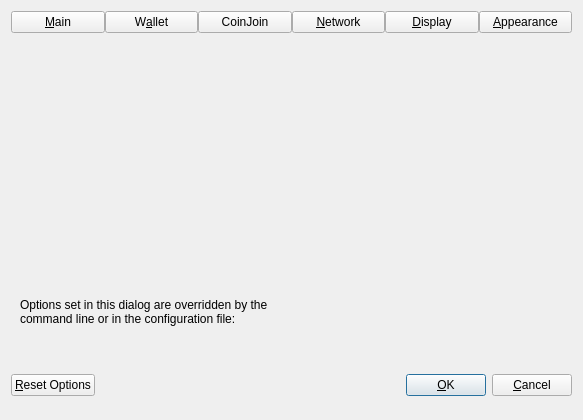
<?xml version="1.0" encoding="UTF-8"?>
<ui version="4.0">
 <class>OptionsDialog</class>
 <widget class="QDialog" name="OptionsDialog">
  <property name="geometry">
   <rect>
    <x>0</x>
    <y>0</y>
    <width>583</width>
    <height>420</height>
   </rect>
  </property>
  <property name="sizePolicy">
   <sizepolicy hsizetype="Fixed" vsizetype="Fixed">
    <horstretch>0</horstretch>
    <verstretch>0</verstretch>
   </sizepolicy>
  </property>
  <property name="windowTitle">
   <string>Options</string>
  </property>
  <property name="modal">
   <bool>true</bool>
  </property>
  <layout class="QVBoxLayout" name="verticalLayout">
   <item>
    <layout class="QHBoxLayout" name="horizontalLayout_Buttons_2">
     <property name="spacing">
      <number>0</number>
     </property>
     <property name="topMargin">
      <number>0</number>
     </property>
     <item>
      <widget class="QPushButton" name="btnMain">
       <property name="text">
        <string>&amp;Main</string>
       </property>
       <property name="checkable">
        <bool>true</bool>
       </property>
      </widget>
     </item>
     <item>
      <widget class="QPushButton" name="btnWallet">
       <property name="text">
        <string>W&amp;allet</string>
       </property>
       <property name="checkable">
        <bool>true</bool>
       </property>
      </widget>
     </item>
     <item>
      <widget class="QPushButton" name="btnCoinJoin">
       <property name="text">
        <string notr="true">CoinJoin</string>
       </property>
       <property name="checkable">
        <bool>true</bool>
       </property>
      </widget>
     </item>
     <item>
      <widget class="QPushButton" name="btnNetwork">
       <property name="text">
        <string>&amp;Network</string>
       </property>
       <property name="checkable">
        <bool>true</bool>
       </property>
      </widget>
     </item>
     <item>
      <widget class="QPushButton" name="btnDisplay">
       <property name="text">
        <string>&amp;Display</string>
       </property>
       <property name="checkable">
        <bool>true</bool>
       </property>
      </widget>
     </item>
     <item>
      <widget class="QPushButton" name="btnAppearance">
       <property name="text">
        <string>&amp;Appearance</string>
       </property>
       <property name="checkable">
        <bool>true</bool>
       </property>
      </widget>
     </item>
    </layout>
   </item>
   <item>
    <widget class="QStackedWidget" name="stackedWidgetOptions">
     <property name="minimumSize">
      <size>
       <width>0</width>
       <height>0</height>
      </size>
     </property>
     <property name="currentIndex">
      <number>5</number>
     </property>
     <widget class="QWidget" name="pageMain">
      <layout class="QVBoxLayout" name="verticalLayout_Main">
       <item>
        <widget class="QCheckBox" name="bitcoinAtStartup">
         <property name="toolTip">
          <string>Automatically start %1 after logging in to the system.</string>
         </property>
         <property name="text">
          <string>&amp;Start %1 on system login</string>
         </property>
        </widget>
       </item>
       <item>
        <spacer name="horizontalSpacer_0_Main">
         <property name="orientation">
          <enum>Qt::Horizontal</enum>
         </property>
         <property name="sizeHint" stdset="0">
          <size>
           <width>40</width>
           <height>5</height>
          </size>
         </property>
        </spacer>
       </item>
       <item>
        <widget class="QCheckBox" name="hideTrayIcon">
         <property name="toolTip">
          <string>Hide the icon from the system tray.</string>
         </property>
         <property name="text">
          <string>&amp;Hide tray icon</string>
         </property>
        </widget>
       </item>
       <item>
        <widget class="QCheckBox" name="minimizeToTray">
         <property name="toolTip">
          <string>Show only a tray icon after minimizing the window.</string>
         </property>
         <property name="text">
          <string>&amp;Minimize to the tray instead of the taskbar</string>
         </property>
        </widget>
       </item>
       <item>
        <widget class="QCheckBox" name="minimizeOnClose">
         <property name="toolTip">
          <string>Minimize instead of exit the application when the window is closed. When this option is enabled, the application will be closed only after selecting Exit in the menu.</string>
         </property>
         <property name="text">
          <string>M&amp;inimize on close</string>
         </property>
        </widget>
       </item>
       <item>
        <layout class="QHBoxLayout" name="horizontalLayout_Main_Prune">
         <item>
          <widget class="QCheckBox" name="prune">
           <property name="toolTip">
            <string>Enabling pruning significantly reduces the disk space required to store transactions. All blocks are still fully validated. Reverting this setting requires re-downloading the entire blockchain.</string>
           </property>
           <property name="text">
            <string>Prune &amp;block storage to</string>
           </property>
          </widget>
         </item>
         <item>
          <widget class="QSpinBox" name="pruneSize"/>
         </item>
         <item>
          <widget class="QLabel" name="pruneSizeUnitLabel">
           <property name="text">
            <string>GB</string>
           </property>
           <property name="textFormat">
            <enum>Qt::PlainText</enum>
           </property>
          </widget>
         </item>
         <item>
          <spacer name="horizontalSpacer_Main_Prune">
           <property name="orientation">
            <enum>Qt::Horizontal</enum>
           </property>
           <property name="sizeHint" stdset="0">
            <size>
             <width>40</width>
             <height>20</height>
            </size>
           </property>
          </spacer>
         </item>
        </layout>
       </item>
       <item>
        <widget class="QLabel" name="pruneWarning">
         <property name="text">
          <string>Reverting this setting requires re-downloading the entire blockchain.</string>
         </property>
         <property name="textFormat">
          <enum>Qt::PlainText</enum>
         </property>
        </widget>
       </item>
       <item>
        <layout class="QHBoxLayout" name="horizontalLayout_2_Main">
         <item>
          <widget class="QLabel" name="databaseCacheLabel">
           <property name="text">
            <string>Size of &amp;database cache</string>
           </property>
           <property name="textFormat">
            <enum>Qt::PlainText</enum>
           </property>
           <property name="buddy">
            <cstring>databaseCache</cstring>
           </property>
          </widget>
         </item>
         <item>
          <widget class="QSpinBox" name="databaseCache"/>
         </item>
         <item>
          <widget class="QLabel" name="databaseCacheUnitLabel">
           <property name="text">
            <string>MiB</string>
           </property>
           <property name="textFormat">
            <enum>Qt::PlainText</enum>
           </property>
          </widget>
         </item>
         <item>
          <spacer name="horizontalSpacer_2_Main">
           <property name="orientation">
            <enum>Qt::Horizontal</enum>
           </property>
           <property name="sizeHint" stdset="0">
            <size>
             <width>40</width>
             <height>20</height>
            </size>
           </property>
          </spacer>
         </item>
        </layout>
       </item>
       <item>
        <layout class="QHBoxLayout" name="horizontalLayout_Main_VerifyLabel">
         <item>
          <widget class="QLabel" name="threadsScriptVerifLabel">
           <property name="text">
            <string>Number of script &amp;verification threads</string>
           </property>
           <property name="textFormat">
            <enum>Qt::PlainText</enum>
           </property>
           <property name="buddy">
            <cstring>threadsScriptVerif</cstring>
           </property>
          </widget>
         </item>
         <item>
          <widget class="QSpinBox" name="threadsScriptVerif">
           <property name="toolTip">
            <string>(0 = auto, &lt;0 = leave that many cores free)</string>
           </property>
          </widget>
         </item>
         <item>
          <spacer name="horizontalSpacer_Main_Threads">
           <property name="orientation">
            <enum>Qt::Horizontal</enum>
           </property>
           <property name="sizeHint" stdset="0">
            <size>
             <width>40</width>
             <height>20</height>
            </size>
           </property>
          </spacer>
         </item>
        </layout>
       </item>
       <item>
        <spacer name="verticalSpacer_Main">
         <property name="orientation">
          <enum>Qt::Vertical</enum>
         </property>
         <property name="sizeHint" stdset="0">
          <size>
           <width>20</width>
           <height>40</height>
          </size>
         </property>
        </spacer>
       </item>
      </layout>
     </widget>
     <widget class="QWidget" name="pageWallet">
      <layout class="QVBoxLayout" name="verticalLayout_Wallet">
       <item>
        <layout class="QVBoxLayout" name="verticalLayout_2">
         <item>
          <widget class="QCheckBox" name="coinControlFeatures">
           <property name="toolTip">
            <string>Whether to show coin control features or not.</string>
           </property>
           <property name="text">
            <string>Enable coin &amp;control features</string>
           </property>
          </widget>
         </item>
         <item>
          <widget class="QCheckBox" name="keepChangeAddress">
           <property name="toolTip">
            <string>Whether to keep the specified custom change address or not.</string>
           </property>
           <property name="text">
            <string>Keep custom change &amp;address</string>
           </property>
          </widget>
         </item>
         <item>
          <widget class="QCheckBox" name="showMasternodesTab">
           <property name="toolTip">
            <string>Show additional tab listing all your masternodes in first sub-tab&lt;br/&gt;and all masternodes on the network in second sub-tab.</string>
           </property>
           <property name="text">
            <string>Show Masternodes Tab</string>
           </property>
          </widget>
         </item>
         <item>
          <widget class="QCheckBox" name="showGovernanceTab">
           <property name="toolTip">
            <string>Show additional tab listing governance proposals.</string>
           </property>
           <property name="text">
            <string>Show Governance Tab</string>
           </property>
          </widget>
         </item>
         <item>
          <widget class="QCheckBox" name="spendZeroConfChange">
           <property name="toolTip">
            <string>If you disable the spending of unconfirmed change, the change from a transaction&lt;br/&gt;cannot be used until that transaction has at least one confirmation.&lt;br/&gt;This also affects how your balance is computed.</string>
           </property>
           <property name="text">
            <string>&amp;Spend unconfirmed change</string>
           </property>
          </widget>
         </item>
         <item>
          <widget class="QCheckBox" name="coinJoinEnabled">
           <property name="toolTip">
            <string>Show mixing interface on Overview screen and reveal an additional screen which allows to spend fully mixed coins only.&lt;br/&gt;A new tab with more settings will also appear in this dialog, please make sure to check them before mixing your coins.</string>
           </property>
           <property name="text">
            <string notr="true">Enable CoinJoin features</string>
           </property>
          </widget>
         </item>
        </layout>
       </item>
       <item>
        <spacer name="verticalSpacer_Wallet">
         <property name="orientation">
          <enum>Qt::Vertical</enum>
         </property>
         <property name="sizeHint" stdset="0">
          <size>
           <width>20</width>
           <height>40</height>
          </size>
         </property>
        </spacer>
       </item>
      </layout>
     </widget>
     <widget class="QWidget" name="pageCoinJoin">
      <layout class="QVBoxLayout" name="verticalLayout_4">
       <item>
        <widget class="QCheckBox" name="showAdvancedCJUI">
         <property name="toolTip">
          <string>Show additional information and buttons on overview screen.</string>
         </property>
         <property name="text">
          <string>Enable advanced interface</string>
         </property>
        </widget>
       </item>
       <item>
        <widget class="QCheckBox" name="showCoinJoinPopups">
         <property name="toolTip">
          <string>Show system popups for mixing transactions&lt;br/&gt;just like for all other transaction types.</string>
         </property>
         <property name="text">
          <string>Show popups for mixing transactions</string>
         </property>
        </widget>
       </item>
       <item>
        <widget class="QCheckBox" name="lowKeysWarning">
         <property name="toolTip">
          <string>Show warning dialog when the wallet has very low number of keys left.</string>
         </property>
         <property name="text">
          <string>Warn if the wallet is running out of keys</string>
         </property>
        </widget>
       </item>
       <item>
        <widget class="QCheckBox" name="coinJoinMultiSession">
         <property name="toolTip">
          <string>Whether to use experimental mode with multiple mixing sessions per block.&lt;br/&gt;Note: You must use this feature carefully.&lt;br/&gt;Make sure you always have recent wallet (auto)backup in a safe place!</string>
         </property>
         <property name="text">
          <string>Enable &amp;multi-session</string>
         </property>
        </widget>
       </item>
       <item>
        <layout class="QGridLayout">
         <item row="0" column="0">
          <widget class="QLabel" name="lblCoinJoinSessionsText">
           <property name="toolTip">
            <string>Use this many separate masternodes in parallel to mix funds.&lt;br/&gt;Note: You must use this feature carefully.&lt;br/&gt;Make sure you always have recent wallet (auto)backup in a safe place!</string>
           </property>
           <property name="text">
            <string>Parallel sessions</string>
           </property>
          </widget>
         </item>
         <item row="0" column="1">
          <widget class="QSpinBox" name="coinJoinSessions">
           <property name="minimum">
            <number>1</number>
           </property>
           <property name="maximum">
            <number>10</number>
           </property>
           <property name="value">
            <number>4</number>
           </property>
          </widget>
         </item>
         <item row="1" column="0">
          <widget class="QLabel" name="lblCoinJoinRoundsText">
           <property name="toolTip">
            <string>This setting determines the amount of individual masternodes that an input will be mixed through.&lt;br/&gt;More rounds of mixing gives a higher degree of privacy, but also costs more in fees.</string>
           </property>
           <property name="text">
            <string>Mixing rounds</string>
           </property>
          </widget>
         </item>
         <item row="1" column="1">
          <widget class="QSpinBox" name="coinJoinRounds">
           <property name="minimum">
            <number>2</number>
           </property>
           <property name="maximum">
            <number>16</number>
           </property>
           <property name="value">
            <number>4</number>
           </property>
          </widget>
         </item>
         <item row="2" column="0">
          <widget class="QLabel" name="lblCoinJoinAmountText">
           <property name="toolTip">
            <string>This amount acts as a threshold to turn off mixing once it's reached.</string>
           </property>
           <property name="statusTip">
            <string notr="true"/>
           </property>
           <property name="whatsThis">
            <string notr="true"/>
           </property>
           <property name="accessibleName">
            <string notr="true"/>
           </property>
           <property name="accessibleDescription">
            <string notr="true"/>
           </property>
           <property name="text">
            <string>Target balance</string>
           </property>
          </widget>
         </item>
         <item row="2" column="1">
          <widget class="QSpinBox" name="coinJoinAmount">
           <property name="minimum">
            <number>2</number>
           </property>
           <property name="maximum">
            <number>2000</number>
           </property>
           <property name="singleStep">
            <number>10</number>
           </property>
           <property name="value">
            <number>1000</number>
           </property>
          </widget>
         </item>
         <item row="3" column="0">
          <widget class="QLabel" name="lblCoinJoinDenoms">
           <property name="toolTip">
            <string>How many inputs of each denominated amount are created.&lt;br/&gt;Lower these numbers if you want fewer smaller denominations.</string>
           </property>
           <property name="text">
            <string>Inputs per denomination</string>
           </property>
          </widget>
         </item>
         <item row="3" column="1">
          <layout class="QHBoxLayout">
           <item>
            <layout class="QVBoxLayout">
             <item>
              <widget class="QLabel" name="lblCoinJoinDenomsTarget">
               <property name="toolTip">
                <string>Try to create at least this many inputs for each denominated amount.&lt;br/&gt;Lower this number if you want fewer smaller denominations.</string>
               </property>
               <property name="text">
                <string>Target</string>
               </property>
              </widget>
             </item>
             <item>
              <widget class="QSpinBox" name="coinJoinDenomsGoal">
               <property name="minimum">
                <number>10</number>
               </property>
               <property name="maximum">
                <number>100000</number>
               </property>
               <property name="singleStep">
                <number>10</number>
               </property>
               <property name="value">
                <number>50</number>
               </property>
              </widget>
             </item>
            </layout>
           </item>
           <item>
            <layout class="QVBoxLayout">
             <item>
              <widget class="QLabel" name="lblCoinJoinDenomsMaximum">
               <property name="toolTip">
                <string>Create up to this many inputs for each denominated amount.&lt;br/&gt;Lower this number if you want fewer smaller denominations.</string>
               </property>
               <property name="text">
                <string>Maximum</string>
               </property>
              </widget>
             </item>
             <item>
              <widget class="QSpinBox" name="coinJoinDenomsHardCap">
               <property name="minimum">
                <number>10</number>
               </property>
               <property name="maximum">
                <number>100000</number>
               </property>
               <property name="singleStep">
                <number>10</number>
               </property>
               <property name="value">
                <number>300</number>
               </property>
              </widget>
             </item>
            </layout>
           </item>
          </layout>
         </item>
        </layout>
       </item>
       <item>
        <spacer name="verticalSpacerPS">
         <property name="orientation">
          <enum>Qt::Vertical</enum>
         </property>
         <property name="sizeHint" stdset="0">
          <size>
           <width>20</width>
           <height>40</height>
          </size>
         </property>
        </spacer>
       </item>
      </layout>
     </widget>
     <widget class="QWidget" name="pageNetwork">
      <layout class="QVBoxLayout" name="verticalLayout_Network">
       <item>
        <widget class="QCheckBox" name="mapPortUpnp">
         <property name="toolTip">
          <string>Automatically open the elevenchain Core client port on the router. This only works when your router supports UPnP and it is enabled.</string>
         </property>
         <property name="text">
          <string>Map port using &amp;UPnP</string>
         </property>
        </widget>
       </item>
       <item>
        <widget class="QCheckBox" name="mapPortNatpmp">
         <property name="toolTip">
          <string>Automatically open the elevenchain Core client port on the router. This only works when your router supports NAT-PMP and it is enabled. The external port could be random.</string>
         </property>
         <property name="text">
          <string>Map port using NA&amp;T-PMP</string>
         </property>
        </widget>
       </item>
       <item>
        <widget class="QCheckBox" name="allowIncoming">
         <property name="toolTip">
          <string>Accept connections from outside.</string>
         </property>
         <property name="text">
          <string>Allow incomin&amp;g connections</string>
         </property>
        </widget>
       </item>
       <item>
        <widget class="QCheckBox" name="connectSocks">
         <property name="toolTip">
          <string>Connect to the elevenchain network through a SOCKS5 proxy.</string>
         </property>
         <property name="text">
          <string>&amp;Connect through SOCKS5 proxy (default proxy):</string>
         </property>
        </widget>
       </item>
       <item>
        <layout class="QHBoxLayout" name="horizontalLayout_1_Network">
         <item>
          <widget class="QLabel" name="proxyIpLabel">
           <property name="text">
            <string>Proxy &amp;IP:</string>
           </property>
           <property name="textFormat">
            <enum>Qt::PlainText</enum>
           </property>
           <property name="buddy">
            <cstring>proxyIp</cstring>
           </property>
          </widget>
         </item>
         <item>
          <widget class="QValidatedLineEdit" name="proxyIp">
           <property name="minimumSize">
            <size>
             <width>140</width>
             <height>0</height>
            </size>
           </property>
           <property name="maximumSize">
            <size>
             <width>140</width>
             <height>16777215</height>
            </size>
           </property>
           <property name="toolTip">
            <string>IP address of the proxy (e.g. IPv4: 127.0.0.1 / IPv6: ::1)</string>
           </property>
          </widget>
         </item>
         <item>
          <widget class="QLabel" name="proxyPortLabel">
           <property name="text">
            <string>&amp;Port:</string>
           </property>
           <property name="textFormat">
            <enum>Qt::PlainText</enum>
           </property>
           <property name="buddy">
            <cstring>proxyPort</cstring>
           </property>
          </widget>
         </item>
         <item>
          <widget class="QLineEdit" name="proxyPort">
           <property name="minimumSize">
            <size>
             <width>60</width>
             <height>0</height>
            </size>
           </property>
           <property name="maximumSize">
            <size>
             <width>60</width>
             <height>16777215</height>
            </size>
           </property>
           <property name="toolTip">
            <string>Port of the proxy (e.g. 9050)</string>
           </property>
          </widget>
         </item>
         <item>
          <spacer name="horizontalSpacer_1_Network">
           <property name="orientation">
            <enum>Qt::Horizontal</enum>
           </property>
           <property name="sizeHint" stdset="0">
            <size>
             <width>40</width>
             <height>20</height>
            </size>
           </property>
          </spacer>
         </item>
        </layout>
       </item>
       <item>
        <layout class="QHBoxLayout" name="horizontalLayout_2_Network">
         <item>
          <widget class="QLabel" name="proxyActiveNets">
           <property name="text">
            <string>Used for reaching peers via:</string>
           </property>
           <property name="textFormat">
            <enum>Qt::PlainText</enum>
           </property>
          </widget>
         </item>
         <item>
          <widget class="QCheckBox" name="proxyReachIPv4">
           <property name="enabled">
            <bool>false</bool>
           </property>
           <property name="toolTip">
            <string>Shows if the supplied default SOCKS5 proxy is used to reach peers via this network type.</string>
           </property>
           <property name="text">
            <string>IPv4</string>
           </property>
          </widget>
         </item>
         <item>
          <widget class="QCheckBox" name="proxyReachIPv6">
           <property name="enabled">
            <bool>false</bool>
           </property>
           <property name="toolTip">
            <string>Shows if the supplied default SOCKS5 proxy is used to reach peers via this network type.</string>
           </property>
           <property name="text">
            <string>IPv6</string>
           </property>
          </widget>
         </item>
         <item>
          <widget class="QCheckBox" name="proxyReachTor">
           <property name="enabled">
            <bool>false</bool>
           </property>
           <property name="toolTip">
            <string>Shows if the supplied default SOCKS5 proxy is used to reach peers via this network type.</string>
           </property>
           <property name="text">
            <string>Tor</string>
           </property>
          </widget>
         </item>
         <item>
          <spacer name="horizontalSpacer_2_Network">
           <property name="orientation">
            <enum>Qt::Horizontal</enum>
           </property>
           <property name="sizeHint" stdset="0">
            <size>
             <width>40</width>
             <height>20</height>
            </size>
           </property>
          </spacer>
         </item>
        </layout>
       </item>
       <item>
        <widget class="QCheckBox" name="connectSocksTor">
         <property name="toolTip">
          <string>Connect to the elevenchain network through a separate SOCKS5 proxy for Tor onion services.</string>
         </property>
         <property name="text">
          <string>Use separate SOCKS&amp;5 proxy to reach peers via Tor onion services:</string>
         </property>
        </widget>
       </item>
       <item>
        <layout class="QHBoxLayout" name="horizontalLayout_3_Network">
         <item>
          <widget class="QLabel" name="proxyIpTorLabel">
           <property name="text">
            <string>Proxy &amp;IP:</string>
           </property>
           <property name="textFormat">
            <enum>Qt::PlainText</enum>
           </property>
           <property name="buddy">
            <cstring>proxyIpTor</cstring>
           </property>
          </widget>
         </item>
         <item>
          <widget class="QValidatedLineEdit" name="proxyIpTor">
           <property name="minimumSize">
            <size>
             <width>140</width>
             <height>0</height>
            </size>
           </property>
           <property name="maximumSize">
            <size>
             <width>140</width>
             <height>16777215</height>
            </size>
           </property>
           <property name="toolTip">
            <string>IP address of the proxy (e.g. IPv4: 127.0.0.1 / IPv6: ::1)</string>
           </property>
          </widget>
         </item>
         <item>
          <widget class="QLabel" name="proxyPortTorLabel">
           <property name="text">
            <string>&amp;Port:</string>
           </property>
           <property name="textFormat">
            <enum>Qt::PlainText</enum>
           </property>
           <property name="buddy">
            <cstring>proxyPortTor</cstring>
           </property>
          </widget>
         </item>
         <item>
          <widget class="QLineEdit" name="proxyPortTor">
           <property name="minimumSize">
            <size>
             <width>60</width>
             <height>0</height>
            </size>
           </property>
           <property name="maximumSize">
            <size>
             <width>60</width>
             <height>16777215</height>
            </size>
           </property>
           <property name="toolTip">
            <string>Port of the proxy (e.g. 9050)</string>
           </property>
          </widget>
         </item>
         <item>
          <spacer name="horizontalSpacer_4_Network">
           <property name="orientation">
            <enum>Qt::Horizontal</enum>
           </property>
           <property name="sizeHint" stdset="0">
            <size>
             <width>40</width>
             <height>20</height>
            </size>
           </property>
          </spacer>
         </item>
        </layout>
       </item>
       <item>
        <spacer name="verticalSpacer_Network">
         <property name="orientation">
          <enum>Qt::Vertical</enum>
         </property>
         <property name="sizeHint" stdset="0">
          <size>
           <width>20</width>
           <height>40</height>
          </size>
         </property>
        </spacer>
       </item>
      </layout>
     </widget>
     <widget class="QWidget" name="pageDisplay">
      <layout class="QVBoxLayout" name="verticalLayout_Display">
       <item>
        <layout class="QHBoxLayout" name="horizontalLayout_1_Display">
         <item>
          <widget class="QLabel" name="langLabel">
           <property name="text">
            <string>User Interface &amp;language:</string>
           </property>
           <property name="textFormat">
            <enum>Qt::PlainText</enum>
           </property>
           <property name="buddy">
            <cstring>lang</cstring>
           </property>
          </widget>
         </item>
         <item>
          <widget class="QValueComboBox" name="lang">
           <property name="toolTip">
            <string>The user interface language can be set here. This setting will take effect after restarting %1.</string>
           </property>
          </widget>
         </item>
        </layout>
       </item>
       <item>
        <widget class="QLabel" name="label_3">
         <property name="toolTip">
          <string notr="true"/>
         </property>
         <property name="statusTip">
          <string notr="true"/>
         </property>
         <property name="whatsThis">
          <string notr="true"/>
         </property>
         <property name="accessibleName">
          <string notr="true"/>
         </property>
         <property name="text">
          <string>Language missing or translation incomplete? Help contributing translations here:
https://www.transifex.com/projects/p/elevenchain/</string>
         </property>
         <property name="wordWrap">
          <bool>true</bool>
         </property>
         <property name="openExternalLinks">
          <bool>true</bool>
         </property>
         <property name="textInteractionFlags">
          <set>Qt::TextBrowserInteraction</set>
         </property>
        </widget>
       </item>
       <item>
        <widget class="Line" name="line">
         <property name="orientation">
          <enum>Qt::Horizontal</enum>
         </property>
        </widget>
       </item>
       <item>
        <layout class="QHBoxLayout" name="horizontalLayout_2_Display">
         <item>
          <widget class="QLabel" name="unitLabel">
           <property name="text">
            <string>&amp;Unit to show amounts in:</string>
           </property>
           <property name="textFormat">
            <enum>Qt::PlainText</enum>
           </property>
           <property name="buddy">
            <cstring>unit</cstring>
           </property>
          </widget>
         </item>
         <item>
          <widget class="QValueComboBox" name="unit">
           <property name="toolTip">
            <string>Choose the default subdivision unit to show in the interface and when sending coins.</string>
           </property>
          </widget>
         </item>
        </layout>
       </item>
       <item>
        <layout class="QHBoxLayout" name="horizontalLayout_5_Display">
         <item>
          <widget class="QLabel" name="digitsLabel">
           <property name="text">
            <string>Decimal digits</string>
           </property>
          </widget>
         </item>
         <item>
          <widget class="QValueComboBox" name="digits"/>
         </item>
        </layout>
       </item>
       <item>
        <layout class="QHBoxLayout" name="horizontalLayout_3_Display">
         <item>
          <widget class="QLabel" name="thirdPartyTxUrlsLabel">
           <property name="toolTip">
            <string>Third party URLs (e.g. a block explorer) that appear in the transactions tab as context menu items.&lt;br/&gt;%s in the URL is replaced by transaction hash. Multiple URLs are separated by vertical bar |.</string>
           </property>
           <property name="text">
            <string>&amp;Third party transaction URLs</string>
           </property>
           <property name="buddy">
            <cstring>thirdPartyTxUrls</cstring>
           </property>
          </widget>
         </item>
         <item>
          <widget class="QLineEdit" name="thirdPartyTxUrls">
           <property name="toolTip">
            <string>Third party URLs (e.g. a block explorer) that appear in the transactions tab as context menu items.&lt;br/&gt;%s in the URL is replaced by transaction hash. Multiple URLs are separated by vertical bar |.</string>
           </property>
           <property name="placeholderText">
            <string notr="true">https://example.com/tx/%s</string>
           </property>
          </widget>
         </item>
        </layout>
       </item>
       <item>
        <spacer name="verticalSpacer">
         <property name="orientation">
          <enum>Qt::Vertical</enum>
         </property>
         <property name="sizeHint" stdset="0">
          <size>
           <width>20</width>
           <height>40</height>
          </size>
         </property>
        </spacer>
       </item>
      </layout>
     </widget>
     <widget class="QWidget" name="pageAppearance">
      <layout class="QVBoxLayout" name="verticalLayout_3">
       <item>
        <widget class="QWidget" name="widgetAppearance" native="true"/>
       </item>
       <item>
        <spacer name="verticalSpacer_2">
         <property name="orientation">
          <enum>Qt::Vertical</enum>
         </property>
         <property name="sizeHint" stdset="0">
          <size>
           <width>20</width>
           <height>40</height>
          </size>
         </property>
        </spacer>
       </item>
      </layout>
     </widget>
    </widget>
   </item>
   <item>
    <widget class="QFrame" name="frame">
     <layout class="QVBoxLayout" name="verticalLayout_Bottom">
      <item>
       <layout class="QHBoxLayout" name="horizontalLayout_Bottom">
        <item>
         <widget class="QLabel" name="overriddenByCommandLineInfoLabel">
          <property name="text">
           <string>Options set in this dialog are overridden by the command line or in the configuration file:</string>
          </property>
          <property name="textFormat">
           <enum>Qt::PlainText</enum>
          </property>
          <property name="wordWrap">
           <bool>true</bool>
          </property>
         </widget>
        </item>
        <item>
         <spacer name="horizontalSpacer_Bottom">
          <property name="orientation">
           <enum>Qt::Horizontal</enum>
          </property>
          <property name="sizeHint" stdset="0">
           <size>
            <width>40</width>
            <height>20</height>
           </size>
          </property>
         </spacer>
        </item>
       </layout>
      </item>
      <item>
       <widget class="QLabel" name="overriddenByCommandLineLabel">
        <property name="text">
         <string/>
        </property>
        <property name="textFormat">
         <enum>Qt::PlainText</enum>
        </property>
        <property name="wordWrap">
         <bool>true</bool>
        </property>
       </widget>
      </item>
     </layout>
    </widget>
   </item>
   <item>
    <layout class="QHBoxLayout" name="horizontalLayout_Buttons">
     <item>
      <widget class="QPushButton" name="resetButton">
       <property name="toolTip">
        <string>Reset all client options to default.</string>
       </property>
       <property name="text">
        <string>&amp;Reset Options</string>
       </property>
       <property name="autoDefault">
        <bool>false</bool>
       </property>
      </widget>
     </item>
     <item>
      <spacer name="horizontalSpacer_1">
       <property name="orientation">
        <enum>Qt::Horizontal</enum>
       </property>
       <property name="sizeHint" stdset="0">
        <size>
         <width>40</width>
         <height>48</height>
        </size>
       </property>
      </spacer>
     </item>
     <item>
      <widget class="QLabel" name="statusLabel">
       <property name="minimumSize">
        <size>
         <width>200</width>
         <height>0</height>
        </size>
       </property>
       <property name="text">
        <string/>
       </property>
       <property name="textFormat">
        <enum>Qt::PlainText</enum>
       </property>
       <property name="wordWrap">
        <bool>true</bool>
       </property>
      </widget>
     </item>
     <item>
      <spacer name="horizontalSpacer_2">
       <property name="orientation">
        <enum>Qt::Horizontal</enum>
       </property>
       <property name="sizeHint" stdset="0">
        <size>
         <width>40</width>
         <height>48</height>
        </size>
       </property>
      </spacer>
     </item>
     <item>
      <widget class="QPushButton" name="okButton">
       <property name="text">
        <string>&amp;OK</string>
       </property>
       <property name="autoDefault">
        <bool>false</bool>
       </property>
       <property name="default">
        <bool>true</bool>
       </property>
      </widget>
     </item>
     <item>
      <widget class="QPushButton" name="cancelButton">
       <property name="text">
        <string>&amp;Cancel</string>
       </property>
       <property name="autoDefault">
        <bool>false</bool>
       </property>
      </widget>
     </item>
    </layout>
   </item>
  </layout>
 </widget>
 <customwidgets>
  <customwidget>
   <class>QValidatedLineEdit</class>
   <extends>QLineEdit</extends>
   <header>qt/qvalidatedlineedit.h</header>
  </customwidget>
  <customwidget>
   <class>QValueComboBox</class>
   <extends>QComboBox</extends>
   <header>qt/qvaluecombobox.h</header>
  </customwidget>
 </customwidgets>
 <resources/>
 <connections/>
</ui>
